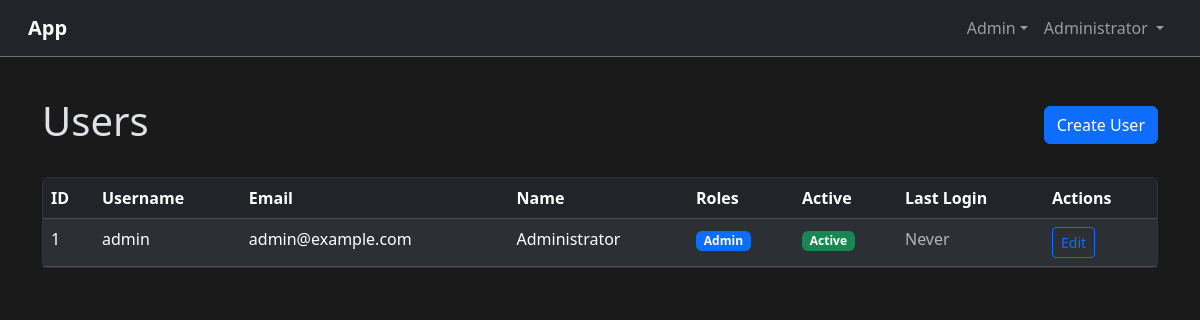
Page /admin/users (signed in) on the committed database.
### tables this page shows
CREATE TABLE `users` (
    `id` INT UNSIGNED AUTO_INCREMENT PRIMARY KEY,
    `username` VARCHAR(255) NOT NULL UNIQUE,
    `email` VARCHAR(255) NULL,
    `name` VARCHAR(255) NULL,
    `is_active` TINYINT(1) NOT NULL DEFAULT 1,
    `last_login_at` TIMESTAMP NULL,
    `password_hash` VARCHAR(255) NOT NULL,
    `created_at` TIMESTAMP NOT NULL DEFAULT CURRENT_TIMESTAMP,
    `updated_at` TIMESTAMP NOT NULL DEFAULT CURRENT_TIMESTAMP ON UPDATE CURRENT_TIMESTAMP
);

CREATE TABLE `user_roles` (
    `user_id` INT UNSIGNED NOT NULL,
    `role_id` INT UNSIGNED NOT NULL,
    PRIMARY KEY (`user_id`, `role_id`),
    FOREIGN KEY (`user_id`) REFERENCES `users`(`id`) ON DELETE CASCADE,
    FOREIGN KEY (`role_id`) REFERENCES `roles`(`id`) ON DELETE CASCADE
);

CREATE TABLE `roles` (
    `id` INT UNSIGNED AUTO_INCREMENT PRIMARY KEY,
    `name` VARCHAR(255) NOT NULL,
    `slug` VARCHAR(255) NOT NULL UNIQUE,
    `description` TEXT NULL,
    `created_at` TIMESTAMP NOT NULL DEFAULT CURRENT_TIMESTAMP
);

### src/Controllers/BaseController.php (called while the page is built, shortened)
<?php
abstract class BaseController
{
    protected array $config;
    public function __construct()
    {
        $this->config = require dirname(__DIR__, 2) . '/config/app.php';
    }
    protected function view(string $template, array $data = []): string
    {
        $viewsPath = $this->config['paths']['views'];
        $templatePath = $viewsPath . '/' . $template . '.php';
        extract($data);
        include $templatePath;
        return ob_get_clean();
    }
}

### src/Controllers/Admin/UserController.php (called while the page is built, shortened)
<?php
class UserController extends BaseController
{
    public function index(): string
    {
        $users = User::all('id ASC');
        $pdo = \App\Core\Database::getConnection();
        $stmt = $pdo->query(
            'SELECT ur.user_id, r.id AS role_id, r.name, r.slug
             FROM user_roles ur
             JOIN roles r ON r.id = ur.role_id
             ORDER BY r.name'
        );
        $userRolesMap = [];
        while ($row = $stmt->fetch()) {
            $userRolesMap[$row['user_id']][] = $row;
        }
        return $this->view('admin/users/index', [
            'users' => $users,
            'userRolesMap' => $userRolesMap,
            'authenticated' => $this->isAuthenticated(),
            'username' => $this->getSessionUser(),
        ]);
    }
}

### src/Routing/Router.php (called while the page is built, shortened)
<?php
class Router
{
    private static array $routes = [];
    private static array $groupStack = [];
    public static function group(array $attributes, callable $callback): void
    {
        self::$groupStack[] = $attributes;
        array_pop(self::$groupStack);
    }
    public static function dispatch(): mixed
    {
        $method = $_SERVER['REQUEST_METHOD'];
        $uri = parse_url($_SERVER['REQUEST_URI'], PHP_URL_PATH);
        $uri = rtrim($uri, '/') ?: '/';
        foreach (self::$routes as $route) {
            $params = $route->matches($method, $uri);
            if ($params !== null) {
                [$controllerClass, $action] = $route->getAction();
                $controller = new $controllerClass();
                return call_user_func_array([$controller, $action], array_values($params));
            }
        }
        return self::render404();
    }
    private static function addRoute(array $methods, string $uri, array $action): Route
    {
        $route = new Route($methods, $uri, $action);
        foreach (self::$groupStack as $group) {
            if (isset($group['prefix'])) {
                $route->setPrefix($group['prefix']);
            }
            if (isset($group['middleware'])) {
                $mw = is_array($group['middleware']) ? $group['middleware'] : [$group['middleware']];
                $route->addMiddleware($mw);
            }
        }
        self::$routes[] = $route;
        return $route;
    }
}

### src/Core/Model.php (called while the page is built, shortened)
<?php
abstract class Model
{
    protected static string $table;
    public static function all(?string $orderBy = null): array
    {
        $pdo = Database::getConnection();
        $table = static::$table;
        $sql = "SELECT * FROM `{$table}`";
        if ($orderBy) {
            $sql .= " ORDER BY {$orderBy}";
        }
        $stmt = $pdo->query($sql);
        return $stmt->fetchAll();
    }
}

### src/Views/admin/users/index.php (the view, shortened to what this page needs)
<div class="container py-4">
    <div class="d-flex justify-content-between align-items-center mb-4">
        <h1>Users</h1>
        <a href="/admin/users/create" class="btn btn-primary">Create User</a>
    </div>
    <div class="card">
        <div class="table-responsive">
            <table class="table table-dark table-striped mb-0">
                <thead>
                    <tr>
                        <th>ID</th>
                        <th>Username</th>
                        <th>Email</th>
                        <th>Name</th>
                        <th>Roles</th>
                        <th>Active</th>
                        <th>Last Login</th>
                        <th>Actions</th>
                    </tr>
                </thead>
                <tbody>
                    <?php foreach ($users as $user): ?>
                        <tr>
                            <td><?= $user['id'] ?></td>
                            <td><?= htmlspecialchars($user['username']) ?></td>
                            <td><?= htmlspecialchars($user['email'] ?? '') ?></td>
                            <td><?= htmlspecialchars($user['name'] ?? '') ?></td>
                            <td>
                                <?php
                                $roles = $userRolesMap[$user['id']] ?? [];
                                if (!empty($roles)):
                                    foreach ($roles as $role): ?>
                                        <span class="badge bg-primary"><?= htmlspecialchars($role['name']) ?></span>
                                    <?php endforeach;
                                else: ?>
                                    <span class="text-muted">None</span>
                                <?php endif; ?>
                            </td>
                            <td>
                                <?php if ($user['is_active']): ?>
                                    <span class="badge bg-success">Active</span>
                                <?php else: ?>
                                    <span class="badge bg-secondary">Inactive</span>
                                <?php endif; ?>
                            </td>
                            <td><?= $user['last_login_at'] ? htmlspecialchars($user['last_login_at']) : '<span class="text-muted">Never</span>' ?></td>
                            <td>
                                <a href="/admin/users/<?= $user['id'] ?>/edit" class="btn btn-sm btn-outline-primary">Edit</a>
                            </td>
                        </tr>
                    <?php endforeach; ?>
                </tbody>
            </table>
        </div>
    </div>
</div>
<?php
include dirname(__DIR__, 2) . '/layouts/main.php';
?>

### public/css/app.css (style rules this page uses)
body { background-color: #1a1a1a; min-height: 100vh; }
.card { background-color: #212529; border: 1px solid #30363d; }

### rows in the picture
users: id "1", username "admin", email "admin@example.com", name "Administrator", is_active "Active", shows "Never"
user_roles: role.name "Admin"

### other values in the picture
$_SESSION['user_name'] "Administrator"
